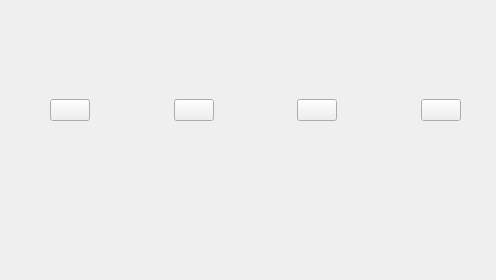
<?xml version="1.0" encoding="UTF-8"?>
<ui version="4.0">
 <class>GraphicsItem_ToolBar</class>
 <widget class="QWidget" name="GraphicsItem_ToolBar">
  <property name="geometry">
   <rect>
    <x>0</x>
    <y>0</y>
    <width>496</width>
    <height>280</height>
   </rect>
  </property>
  <property name="windowTitle">
   <string>Form</string>
  </property>
  <widget class="QWidget" name="horizontalLayoutWidget">
   <property name="geometry">
    <rect>
     <x>50</x>
     <y>60</y>
     <width>411</width>
     <height>101</height>
    </rect>
   </property>
   <layout class="QHBoxLayout" name="horizontalLayout">
    <property name="spacing">
     <number>0</number>
    </property>
    <item>
     <widget class="CustomPushButton_1" name="pClone">
      <property name="text">
       <string/>
      </property>
      <property name="checkable">
       <bool>true</bool>
      </property>
     </widget>
    </item>
    <item>
     <spacer name="horizontalSpacer">
      <property name="orientation">
       <enum>Qt::Horizontal</enum>
      </property>
      <property name="sizeHint" stdset="0">
       <size>
        <width>1</width>
        <height>1</height>
       </size>
      </property>
     </spacer>
    </item>
    <item>
     <widget class="CustomPushButton_1" name="pStayOnTop">
      <property name="text">
       <string/>
      </property>
     </widget>
    </item>
    <item>
     <spacer name="horizontalSpacer_2">
      <property name="orientation">
       <enum>Qt::Horizontal</enum>
      </property>
      <property name="sizeHint" stdset="0">
       <size>
        <width>1</width>
        <height>1</height>
       </size>
      </property>
     </spacer>
    </item>
    <item>
     <widget class="CustomPushButton_1" name="pStayOnBottom">
      <property name="text">
       <string/>
      </property>
     </widget>
    </item>
    <item>
     <spacer name="horizontalSpacer_3">
      <property name="orientation">
       <enum>Qt::Horizontal</enum>
      </property>
      <property name="sizeHint" stdset="0">
       <size>
        <width>1</width>
        <height>1</height>
       </size>
      </property>
     </spacer>
    </item>
    <item>
     <widget class="CustomPushButton_1" name="pDelete">
      <property name="text">
       <string/>
      </property>
     </widget>
    </item>
   </layout>
  </widget>
 </widget>
 <customwidgets>
  <customwidget>
   <class>CustomPushButton_1</class>
   <extends>QPushButton</extends>
   <header>Custom/PushButton/custompushbutton_1.h</header>
  </customwidget>
 </customwidgets>
 <resources/>
 <connections/>
</ui>
